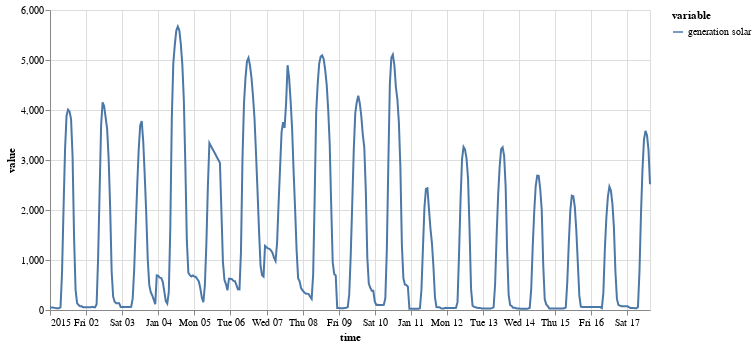

Notebook code for this chart:
### Markdown cell above
With univariate TimeSeries

### Code cell
on.Plot(ts_uni.head(400))\
    .add(on.marks.line)\
    .properties(width=600)\
    .show()

### Figure 1 — Vega specification as saved in the notebook (floating-point values rounded to 4 significant figures; data arrays with more than 128 entries replaced by an {"elided": "..."} marker saying what was removed)
{"$schema": "https://vega.github.io/schema/vega/v5.json", "data": [{"name": "source_0", "values": {"elided": "400 records"}, "transform": [{"type": "formula", "expr": "toDate(datum['time'])", "as": "time"}]}, {"name": "source_0_y_domain_value", "values": [{"min": 23.0, "max": 5668.0}]}, {"name": "source_0_color_domain_variable", "values": [{"variable": "generation solar"}]}], "marks": [{"type": "group", "name": "layer_0_pathgroup", "from": {"facet": {"data": "source_0", "name": "faceted_path_layer_0_main", "groupby": ["variable"]}}, "encode": {"update": {"height": {"field": {"signal": null, "datum": null, "group": "height", "parent": null}}, "width": {"field": {"signal": null, "datum": null, "group": "width", "parent": null}}}}, "marks": [{"type": "line", "name": "layer_0_marks", "from": {"data": "faceted_path_layer_0_main"}, "sort": {"field": "datum[\"time\"]"}, "encode": {"update": {"defined": {"signal": "isValid(datum[\"time\"]) && isFinite(+datum[\"time\"]) && isValid(datum[\"value\"]) && isFinite(+datum[\"value\"])"}, "y": {"field": "value", "scale": "y"}, "x": {"field": "time", "scale": "x"}, "stroke": {"field": "variable", "scale": "color"}}}, "style": ["line"]}]}], "scales": [{"name": "x", "type": "time", "domain": {"data": "source_0", "field": "time"}, "range": [0, {"signal": "width"}]}, {"name": "y", "type": "linear", "domain": [{"signal": "(data(\"source_0_y_domain_value\")[0] || {}).min"}, {"signal": "(data(\"source_0_y_domain_value\")[0] || {}).max"}], "range": [{"signal": "height"}, 0], "zero": true, "nice": true}, {"name": "color", "type": "ordinal", "domain": {"data": "source_0_color_domain_variable", "field": "variable", "sort": true}, "range": "category"}], "axes": [{"scale": "x", "gridScale": "y", "ticks": false, "zindex": 0, "maxExtent": 0, "aria": false, "tickCount": {"signal": "ceil(width/40)"}, "orient": "bottom", "labels": false, "minExtent": 0, "grid": true, "domain": false}, {"scale": "y", "orient": "left", "labels": false, "gridScale": "x", "tickCount": {"signal": "ceil(height/40)"}, "ticks": false, "grid": true, "zindex": 0, "maxExtent": 0, "minExtent": 0, "domain": false, "aria": false}, {"scale": "x", "grid": false, "orient": "bottom", "tickCount": {"signal": "ceil(width/40)"}, "labelFlush": true, "labelOverlap": true, "zindex": 0, "title": "time"}, {"scale": "y", "title": "value", "grid": false, "zindex": 0, "orient": "left", "tickCount": {"signal": "ceil(height/40)"}, "labelOverlap": true}], "style": "cell", "legends": [{"stroke": "color", "symbolType": "stroke", "title": "variable"}], "height": 300, "width": 600, "padding": 5, "background": "white"}
